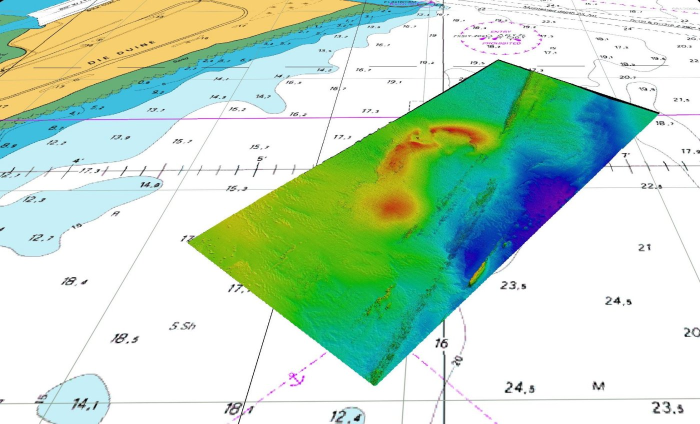
#> input picture not for repo/test images new/MBES_B.jpg, 1400 x 847 px (shown at 1/2 size)
$ jupyter execute identify_isolate_rectify_inpaint_test_functions_bathymetry.ipynb   (shell and % lines are left out)
#> lines starting #> are read from the running program, lines starting #| are printed output that depends on the picture; after the words box and inside, x2 and y2 are one past the last pixel; in counts of white or black regions, pixels touching at a corner belong together
### not for repo/mycarta_im_functions_Matt.py
import numpy as np
import scipy as sp
from scipy import ndimage as ndi
from skimage import color, feature
from skimage.filters import threshold_otsu
from skimage.morphology import remove_small_objects, disk, opening
from skimage.measure import find_contours, approximate_polygon
from skimage import transform as tf

def find_largest(img, threshold = 'global'):
    """Function to find largest bright object in an image. Workflow:
    - 	Convert input to binary with threshold.
    -	Find and retain only largest object in binary image
    -	Fill holes
    -	Apply opening and dilation to remove minutiae"""

    # Apply threshold
    # Options: 'global' (default) applies global Otsu thresholding
    #          'tips' eliminates both ~black and ~nearly white backgrounds
    #          'textural' eliminates backgrounds of (any) constant colour - NOT AVAILABLE YEY
    if threshold == 'tips':
        binary = np.logical_and(color.rgb2gray(img) > 0.05, color.rgb2gray(img) < 0.95)
    global_thresh = threshold_otsu(img)
    binary = img < global_thresh

    # Detect largest bright element in the binary image. Making the assumption it would be the map.
    # Eliminate everything else (text, colorbar, holes, ...).
    # Label all white objects (made up of ones)
    label_objects, nb_labels = ndi.label(binary) # ndimage.label actually labels 0 (background) as 0 and then
                                                        # labels every nonzero object as 1, 2, ... n.
    # Calculate every labeled object's size.
    # np.bincount ignores whether input is an image or another type of array.
    # It just calculates the binary sizes, including for the 0 (background).
    sizes = np.bincount(label_objects.ravel())
    sizes[0] = 0    # This sets the size of the background to 0 so that if it happened to be larger than
                    # the largest white object it would not matter

    # Keep only largest object
    binary_objects = remove_small_objects(binary, max(sizes))

    # Remove holes from it (black regions inside white object)
    binary_holes = ndi.morphology.binary_fill_holes(binary_objects)

    # This may help remove minutiae on the outside (tick marks and tick labels)
    binary_mask = opening(binary_holes, disk(7))
    return binary_mask

def ordered(points):
    """Function to sort corners based on angle from centroid.
       Modified from: http://stackoverflow.com/a/31235064/1034648"""
    x = points[:,0]
    y = points[:,1]
    cx = np.mean(x)
    cy = np.mean(y)
    a = np.arctan2(y - cy, x - cx)
    order = a.ravel().argsort()
    x = x[order]
    y = y[order]
    return np.vstack([x,y])

def rectify_seismic(img, binary_mask):
    """Function to warp to a rectangle the area in the input img defined by binary_mask
    It returns the warped area as an image"""

    # Find mask contour, approximate it with a quadrilateral, find and sort corners
    contour = np.squeeze(find_contours(binary_mask, 0))
    coords = approximate_polygon(contour, tolerance=50)

    # sort the corners with the exception of the last one (repetition of first corner)
    sortedCoords = ordered(coords[:-1]).T

    # Define size of output image based on largest width and height in the input
    w1 = np.sqrt(((sortedCoords[0, 1]-sortedCoords[3, 1])**2)+((sortedCoords[0, 0]-sortedCoords[3, 0])**2))
    w2 = np.sqrt(((sortedCoords[1, 1]-sortedCoords[2, 1])**2)+((sortedCoords[1, 0]-sortedCoords[2, 0])**2))
    h1 = np.sqrt(((sortedCoords[0, 1]-sortedCoords[1, 1])**2)+((sortedCoords[0, 0]-sortedCoords[1, 0])**2))
    h2 = np.sqrt(((sortedCoords[3, 1]-sortedCoords[2, 1])**2)+((sortedCoords[3, 0]-sortedCoords[2, 0])**2))
    w = max(int(w1), int(w2))
    h = max(int(h1), int(h2))

    # Define rectangular destination coordinates (homologous points) for warping
    dst = np.array([[0, 0],
                    [h-1, 0],
                    [h-1, w-1],
                    [0, w-1]], dtype = 'float32')

    # Estimate warping transform, apply to input image (mask portion), and output
    dst[:,[0,1]] = dst[:,[1,0]]
    sortedCoords[:,[0,1]] = sortedCoords[:,[1,0]]
    tform = tf.ProjectiveTransform()
    tform.estimate(dst,sortedCoords)
    warped = tf.warp(img, tform, output_shape=(h-1, w-1))
    return warped


### not for repo/identify_isolate_rectify_inpaint_test_functions_bathymetry.ipynb
#### Preliminaries - import main libraries

[cell 1]
import numpy as np
import scipy as sp

import matplotlib.pyplot as plt

from scipy import ndimage as ndi
from skimage import color, io, exposure, feature
from skimage.filters import threshold_otsu
from skimage.morphology import remove_small_objects, disk, opening
from skimage.measure import find_contours, approximate_polygon
from skimage import transform as tf

#### Import test image

[cell 2]
# import from url https://www.marinegeosolutions.com/data-examples.htm
#url = 'https://www.marinegeosolutions.com/data-examples.htm'
#img = np.asarray(io.imread(url))[:,:,:3] # with removing alpha channel
img = np.asarray(io.imread('test images new/MBES_B.jpg'))[:,:,:3]
#> img is the input picture: shape (847, 1400, 3); mean R, G, B 191.2, 219.5, 196.9

[cell 3]
# plot it
fig = plt.figure(figsize=(10,10))
ax = fig.add_subplot(111)
plt.imshow(img,  interpolation = 'none')
ax.xaxis.set_ticks([])
ax.yaxis.set_ticks([])
plt.show()
#fig.savefig('input.png', dpi=400, bbox_inches='tight', pad_inches=0)

#### Preporcessing - THIS ALSO NEEDS TO BE TURNED INTO A HELPER FUNCTION, with a couple of enhancement options.
#### For example this image needed a bit of opening. You could give it as an option where data is clearly separated form background but there are lines.

[cell 4]
# Gray scal conversion and contrast stretching
gry = color.rgb2gray(img);
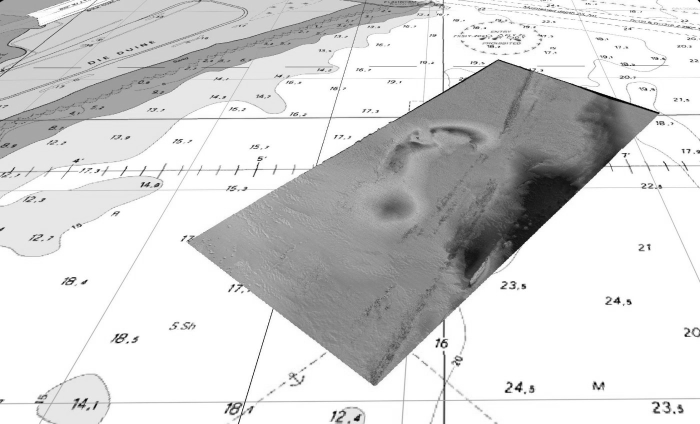
#> gry: shape (847, 1400) float64 (shown at 1/2 size); min 0, max 1, mean 0.831
p2, p95 = np.percentile(gry, (2, 98))
#> p2 = 0.255; p95 = 1
rescale = 1-opening(1-(exposure.rescale_intensity(gry, in_range=(p2, p95))), disk(2))
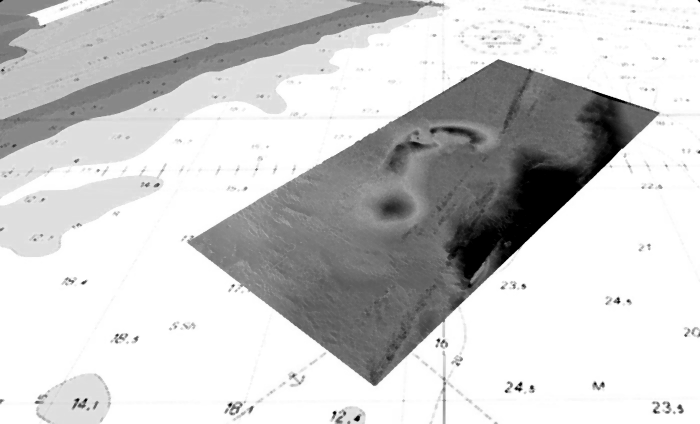
#> rescale: shape (847, 1400) float64 (shown at 1/2 size); min 0, max 1, mean 0.8

[cell 5]
# plot it
fig = plt.figure(figsize=(10,10))
ax = fig.add_subplot(111)
plt.imshow(rescale,  interpolation = 'none', cmap = 'gray')
ax.xaxis.set_ticks([])
ax.yaxis.set_ticks([])
plt.show()
#fig.savefig('input.png', dpi=400, bbox_inches='tight', pad_inches=0)

#### Get section

[cell 6]
from mycarta_im_functions_Matt import find_largest
mask = find_largest(rescale)
#> in find_largest, `global_thresh = threshold_otsu(img)`: global_thresh = 0.682
#> in find_largest, `binary = img < global_thresh`:
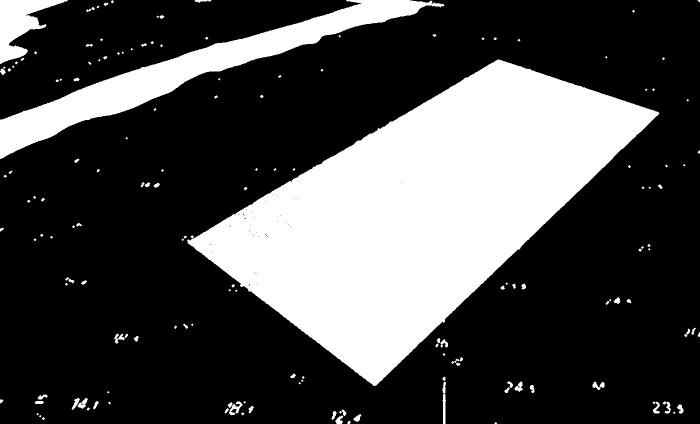
#> binary: shape (847, 1400) bool (shown at 1/2 size); 28.8% white; 159 white regions (57 under 20 px), largest, box (x1, y1, x2, y2) and area: (374, 119, 1319, 772) 278486, (0, 0, 889, 318) 48061, (0, 0, 136, 128) 7634
#> in find_largest, `label_objects, nb_labels = ndi.label(binary)`:
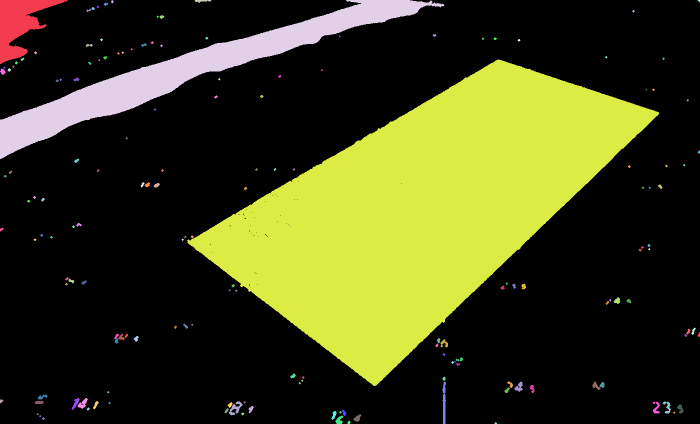
#> label_objects: shape (847, 1400) int32 (shown at 1/2 size); 164 distinct labels, from 0 to 163; one colour per label, 0 black
#> in find_largest, `label_objects, nb_labels = ndi.label(binary)`: nb_labels = 163
#> in find_largest, `sizes = np.bincount(label_objects.ravel())`: sizes = 164 values, max 844388 at index 0, min 9 at index 163, mean 7230.5
#> in find_largest, `binary_objects = remove_small_objects(binary, max(sizes))`:
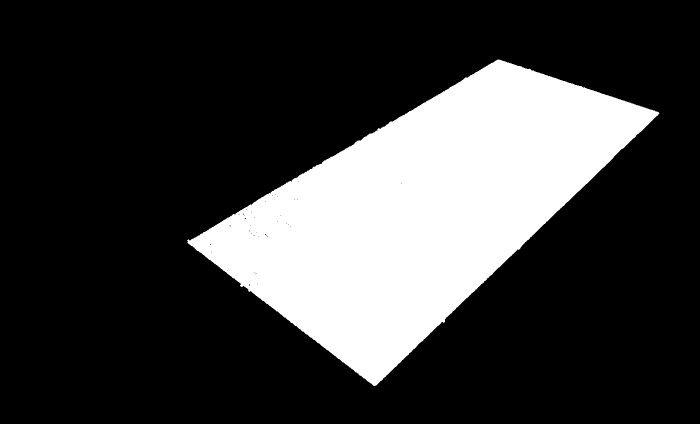
#> binary_objects: shape (847, 1400) bool (shown at 1/2 size); 23.5% white; 1 white region, box (x1, y1, x2, y2) and area: (374, 119, 1319, 772) 278462
#> in find_largest, `binary_holes = ndi.morphology.binary_fill_holes(binary_objects)`: binary_holes: shape (847, 1400) bool; 23.5% white; 1 white region, box (x1, y1, x2, y2) and area: (374, 119, 1319, 772) 278520
#> in find_largest, `binary_mask = opening(binary_holes, disk(7))`: binary_mask: shape (847, 1400) bool; 23.5% white; 1 white region, box (x1, y1, x2, y2) and area: (378, 119, 1315, 772) 278311

[cell 7]
# plot
fig = plt.figure(figsize=(10,10))
ax = fig.add_subplot(111)
plt.imshow(mask, cmap='gray', interpolation = 'none')
ax.xaxis.set_ticks([])
ax.yaxis.set_ticks([])
plt.show()

#fig.savefig('noholes.png', dpi=400, bbox_inches='tight', pad_inches=0)

#### Rectify

[cell 8]
from mycarta_im_functions_Matt import rectify_seismic
warped = rectify_seismic(img, mask)
#> in rectify_seismic, `contour = np.squeeze(find_contours(binary_mask, 0))`: contour = 1918 pairs, first value 118 to 772, second value 377 to 1315
#> in rectify_seismic, `coords = approximate_polygon(contour, tolerance=50)`: coords = [[772, 749], [482, 378], [118, 996], [225, 1314], [772, 749]]
#> in ordered, `x = points[:,0]`: x = [772, 482, 118, 225]
#> in ordered, `y = points[:,1]`: y = [749, 378, 996, 1314]
#> in ordered, `cx = np.mean(x)`: cx = 399.2
#> in ordered, `cy = np.mean(y)`: cy = 859.2
#> in ordered, `a = np.arctan2(y - cy, x - cx)`: a = [-0.288, -1.4, 2.69, 1.94]
#> in ordered, `order = a.ravel().argsort()`: order = [1, 0, 3, 2]
#> in ordered, `x = x[order]`: x = [482, 772, 225, 118]
#> in ordered, `y = y[order]`: y = [378, 749, 1314, 996]
#> in rectify_seismic, `sortedCoords = ordered(coords[:-1]).T`: sortedCoords = [[482, 378], [772, 749], [225, 1314], [118, 996]]
#> in rectify_seismic, `w1 = np.sqrt(((sortedCoords[0, 1]-sortedCoords[3, 1])**2)+((sortedCoor..`: w1 = 717.2
#> in rectify_seismic, `w2 = np.sqrt(((sortedCoords[1, 1]-sortedCoords[2, 1])**2)+((sortedCoor..`: w2 = 786.4
#> in rectify_seismic, `h1 = np.sqrt(((sortedCoords[0, 1]-sortedCoords[1, 1])**2)+((sortedCoor..`: h1 = 470.9
#> in rectify_seismic, `h2 = np.sqrt(((sortedCoords[3, 1]-sortedCoords[2, 1])**2)+((sortedCoor..`: h2 = 335.5
#> in rectify_seismic, `w = max(int(w1), int(w2))`: w = 786
#> in rectify_seismic, `h = max(int(h1), int(h2))`: h = 470
#> in rectify_seismic, `dst = np.array([[0, 0], [h-1, 0], [h-1, w-1], [0, w-1]], dtype = 'floa..`: dst = [[0, 0], [469, 0], [469, 785], [0, 785]]
#> in rectify_seismic, `warped = tf.warp(img, tform, output_shape=(h-1, w-1))`:
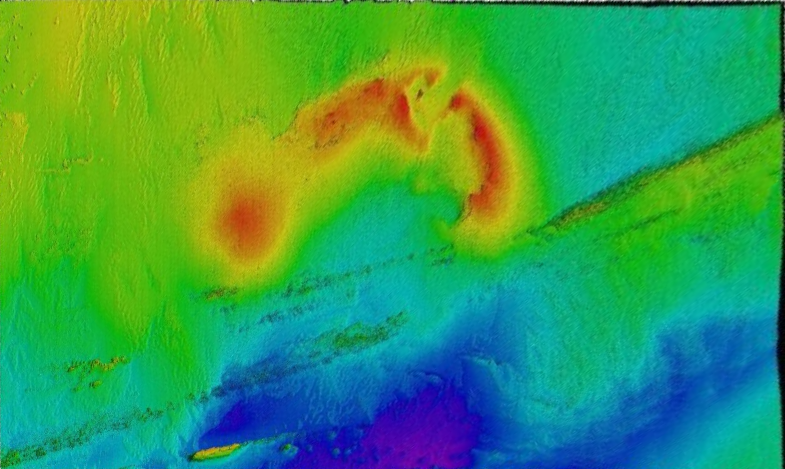
#> warped: shape (469, 785, 3) float64; mean R, G, B 0.221, 0.615, 0.328

[cell 9]
fig, ax = plt.subplots(nrows=2, figsize=(20, 10))

ax[0].imshow(img, cmap=plt.cm.gray)
ax[0].xaxis.set_ticks([])
ax[0].yaxis.set_ticks([])

ax[1].imshow(warped, cmap=plt.cm.gray)
ax[1].xaxis.set_ticks([])
ax[1].yaxis.set_ticks([])

$ run again, with not for repo/test images new/Zoback_2-17b.jpg copied over not for repo/test images new/MBES_B.jpg
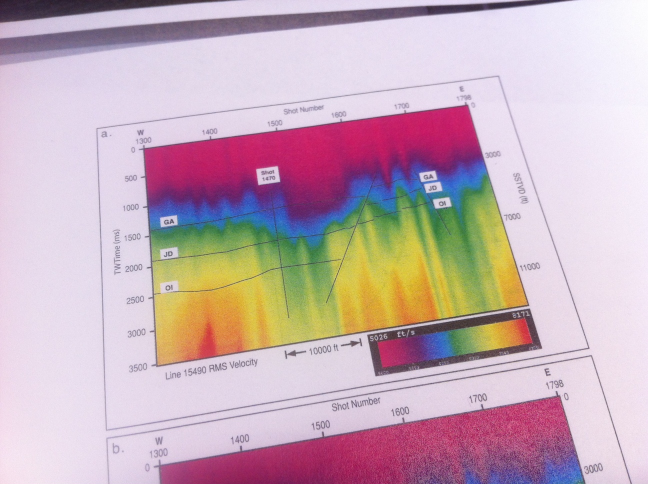
#> input picture not for repo/test images new/Zoback_2-17b.jpg, 1296 x 968 px (shown at 1/2 size)
#> img is the input picture: shape (968, 1296, 3); mean R, G, B 199.9, 175.4, 185.1
#> p2 = 0.231; p95 = 0.947
#> global_thresh = 0.533
#> binary: shape (968, 1296) bool; 25.8% white; 46 white regions (21 under 20 px), largest, box (x1, y1, x2, y2) and area: (284, 208, 988, 573) 157080, (315, 789, 1171, 968) 90669, (0, 0, 1134, 127) 32208
#> in find_largest, `label_objects, nb_labels = ndi.label(binary)`:
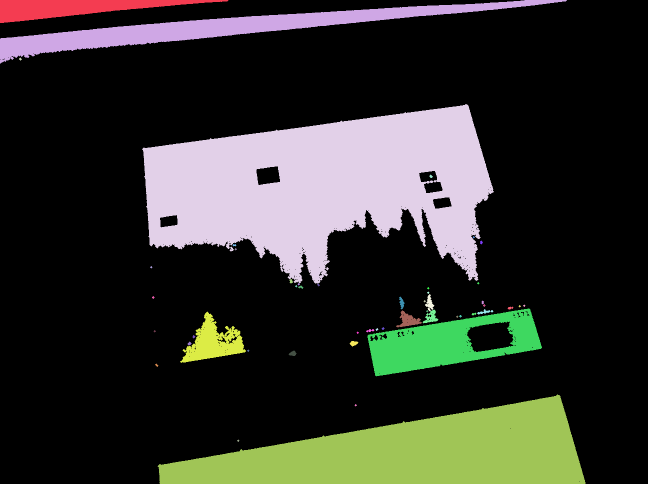
#> label_objects: shape (968, 1296) int32 (shown at 1/2 size); 51 distinct labels, from 0 to 50; one colour per label, 0 black
#> nb_labels = 50
#> sizes = 51 values, max 931461 at index 0, min 13 at index 6, mean 24598.6
#> binary_objects: shape (968, 1296) bool; 12.5% white; 1 white region, box (x1, y1, x2, y2) and area: (284, 208, 988, 567) 157007
#> binary_holes: shape (968, 1296) bool; 12.8% white; 1 white region, box (x1, y1, x2, y2) and area: (284, 208, 988, 567) 161171
#> in find_largest, `binary_mask = opening(binary_holes, disk(7))`:
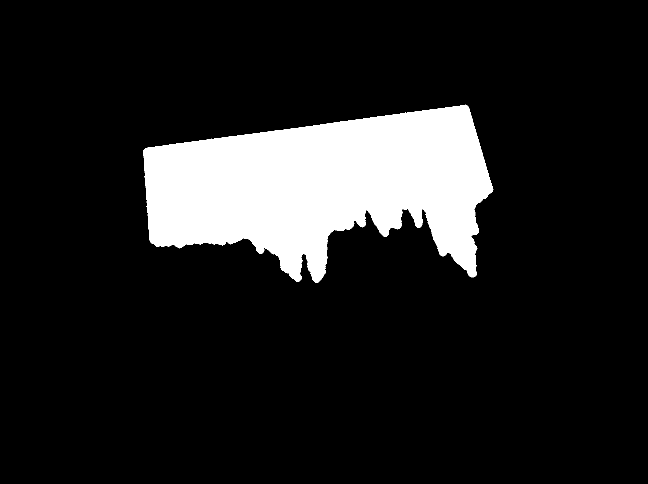
#> binary_mask: shape (968, 1296) bool (shown at 1/2 size); 12.7% white; 1 white region, box (x1, y1, x2, y2) and area: (286, 209, 987, 566) 159360
#> contour = 2279 pairs, first value 208 to 566, second value 285 to 987
#> coords = [[566, 633], [477, 495], [487, 303], [300, 286], [209, 933], [550, 953], [418, 844], [474, 770], [420, 732], [566, 633]]
#> in ordered, `x = points[:,0]`: x = [566, 477, 487, 300, 209, 550, 418, 474, 420]
#> in ordered, `y = points[:,1]`: y = [633, 495, 303, 286, 933, 953, 844, 770, 732]
#> cx = 433.4
#> cy = 661
#> a = [-0.208, -1.31, -1.42, -1.91, 2.26, 1.19, 1.65, 1.21, 1.76]
#> order = [3, 2, 1, 0, 5, 7, 6, 8, 4]
#> in ordered, `x = x[order]`: x = [300, 487, 477, 566, 550, 474, 418, 420, 209]
#> in ordered, `y = y[order]`: y = [286, 303, 495, 633, 953, 770, 844, 732, 933]
#> sortedCoords = [[300, 286], [487, 303], [477, 495], [566, 633], [550, 953], [474, 770], [418, 844], [420, 732], [209, 933]]
#> w1 = 437.2
#> w2 = 192.3
#> h1 = 187.8
#> h2 = 164.2
#> w = 437
#> h = 187
#> dst = [[0, 0], [186, 0], [186, 436], [0, 436]]

$ run again, with not for repo/test images new/elev_attribute_map.jpg copied over not for repo/test images new/MBES_B.jpg
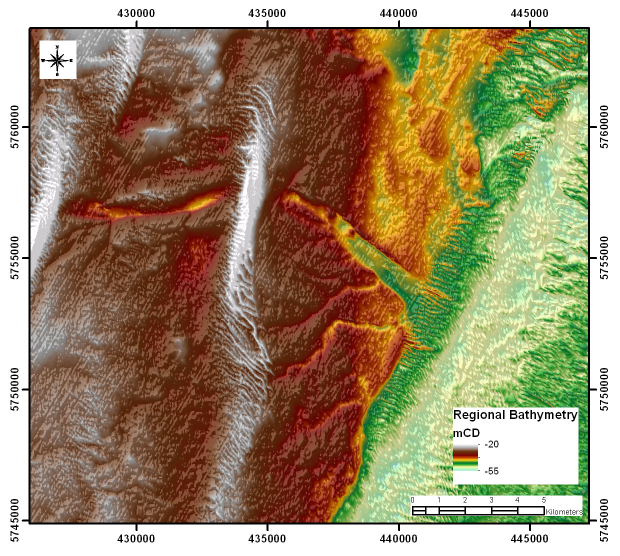
#> input picture not for repo/test images new/elev_attribute_map.jpg, 1239 x 1112 px (shown at 1/2 size)
#> img is the input picture: shape (1112, 1239, 3); mean R, G, B 157.9, 139.6, 107.6
#> p2 = 0.0235; p95 = 1
#> global_thresh = 0.631
#> binary: shape (1112, 1239) bool; 59.1% white; 1441 black regions (1197 under 20 px), largest, box (x1, y1, x2, y2) and area: (0, 0, 1239, 1112) 508284, (440, 211, 548, 725) 15089, (754, 391, 818, 485) 2599
#> in find_largest, `label_objects, nb_labels = ndi.label(binary)`:
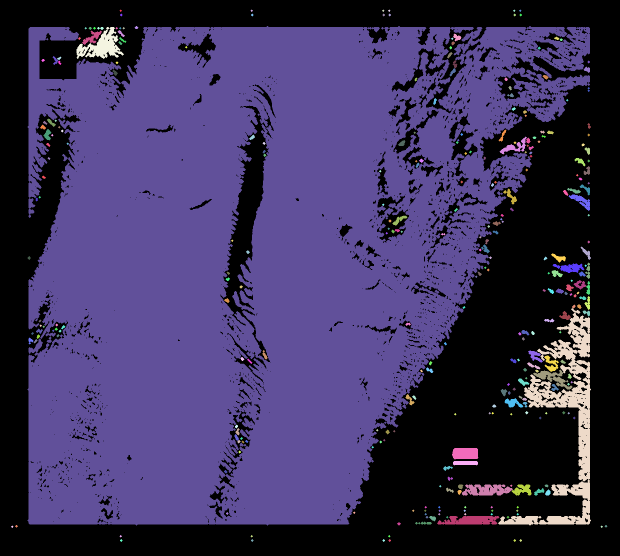
#> label_objects: shape (1112, 1239) int32 (shown at 1/2 size); 315 distinct labels, from 0 to 314; one colour per label, 0 black
#> nb_labels = 314
#> sizes = 315 values, max 771334 at index 14, min 13 at index 1, mean 4373.9
#> binary_objects: shape (1112, 1239) bool; 56% white; 1330 black regions (1104 under 20 px), largest, box (x1, y1, x2, y2) and area: (0, 0, 1239, 1112) 551053, (440, 211, 548, 725) 15515, (754, 391, 818, 485) 2974
#> binary_holes: shape (1112, 1239) bool; 60.2% white; 1 black region, box (x1, y1, x2, y2) and area: (0, 0, 1239, 1112) 547682
#> in find_largest, `binary_mask = opening(binary_holes, disk(7))`:
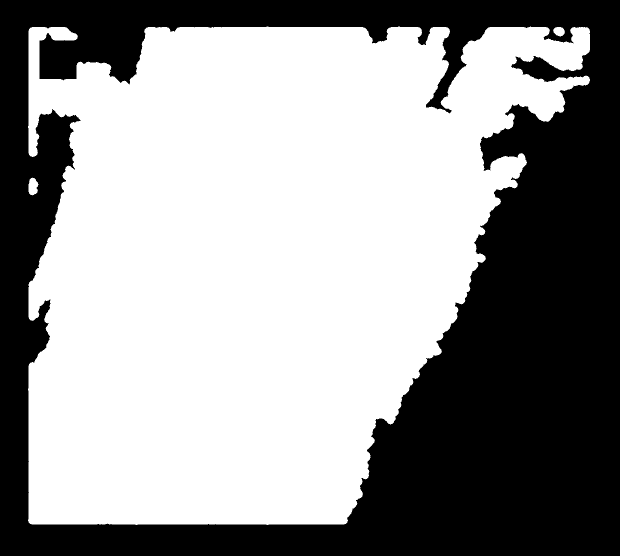
#> binary_mask: shape (1112, 1239) bool (shown at 1/2 size); 59.3% white; 1 black region, box (x1, y1, x2, y2) and area: (0, 0, 1239, 1112) 560632
